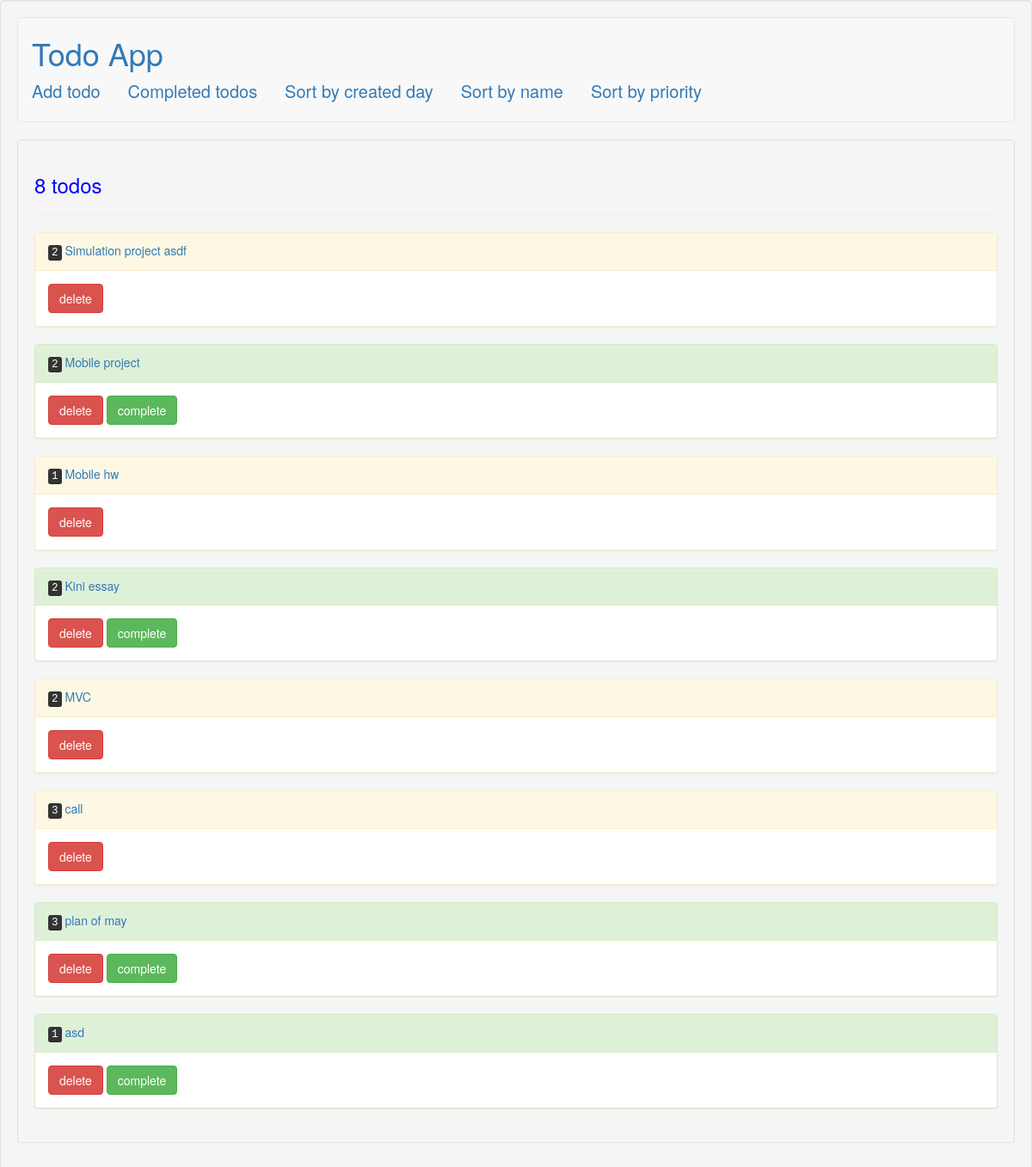
The page /todos/ on the database its author committed.
### todos/models.py (models this page shows, shortened)
class Todo(models.Model):
	title = models.CharField(max_length=200)
	created_at = models.DateTimeField(default=datetime.now, blank=True)
	complete = models.BooleanField(default=False)
	priority = models.CharField(default='1', max_length=5)

### todos/views.py (the view)
# urls.py: path('', views.index, name="index"),
def index(request):
	todos = Todo.objects.all()
	context = {
		'todos': todos
	}
	return render(request, 'index.html', context)

### todos/templates/index.html
{% extends "header.html" %}
{% block content %}
		<div class="well">
			<h3>
		        {% if todos|length > 1 %}
		        	{{todos|length}} todos
		        {% elif todos|length == 1 %}
		            {{todos|length}} todo
		        {% else %}
		            todos list is empty
		        {% endif %}
		    </h3>
	   		<hr/>
			{% for todo in todos %}
				{% if todo.complete %}
					<div class="panel panel-warning">
						<div class="panel-heading">
							<kbd>{{todo.priority}}</kbd>
							<a href="{% url 'todo_detail' todo.id %}" className="complete">{{todo.title}}  </a>
						</div>
						<div class="panel-body">
							<a href="{% url 'delete' todo.id %}" className="icon"><button class="btn btn-danger">delete</button></a>
	          			 </div>
          			</div>
				{% else %}
					<div class="panel panel-success">
						<div class="panel-heading">
							<kbd>{{todo.priority}}</kbd>
							<a href="{% url 'todo_detail' todo.id %}">{{todo.title}}</a>
						</div>
						<div class="panel-body">
							<a href="{% url 'delete' todo.id %}" className="icon"><button class="btn btn-danger">delete</button></a>
							<a href="{% url 'complete' todo.id %}" className="icon"><button class="btn btn-success">complete</button></a>
						</div>
					</div>
				{% endif %}
			{% endfor %}
		</div>
{% endblock content %}

### todos/templates/header.html (shortened to what this page needs)
<!DOCTYPE html>
<html>
	<head>
		{% load static %}
		<link rel="stylesheet" type="text/css" href="{% static 'css/style.css' %}">
    <link rel="stylesheet" href="https://maxcdn.bootstrapcdn.com/bootstrap/3.3.7/css/bootstrap.min.css"
>
	</head>
	<body>
		<div class="well">
      <nav class="navbar navbar-default">
      <div class="container-fluid">
        <div class="navbar navbar-header">
          <a href="{% url 'index' %}" className="navbar navbar-brand"><h1>Todo App</h1> </a>
          <a href="/todos/add" class="header-links" >Add todo</a>&emsp;&emsp;
          <a href="{% url 'completedList' %}" class="header-links">Completed todos</a>&emsp;&emsp;
          <a href="{% url 'sortByDate' %}" class="header-links">Sort by created day</a>&emsp;&emsp;
          <a href="{% url 'sortByName' %}" class="header-links">Sort by name</a>&emsp;&emsp;
          <a href="{% url 'sortByPriority' %}" class="header-links">Sort by priority</a>&emsp;&emsp;
        </div>
      </div>
      </nav>
        <div className="container">
          	{% block content %}
      		{% endblock content %}
        </div>
    </div>
  </body>
</html>

### todos/static/css/style.css (style rules this page uses)
.header-links { font-size: 20px; }
.well h3 { color: blue; }

### rows shown on the page
Todo: priority "2", title "Simulation project asdf"
Todo: priority "2", title "Mobile project"
Todo: priority "1", title "Mobile hw"
Todo: priority "2", title "Kini essay"
Todo: priority "2", title "MVC"
Todo: priority "3", title "call"
Todo: priority "3", title "plan of may"
Todo: priority "1", title "asd"

### other values the page prints
{{ todos|length }} "8"
